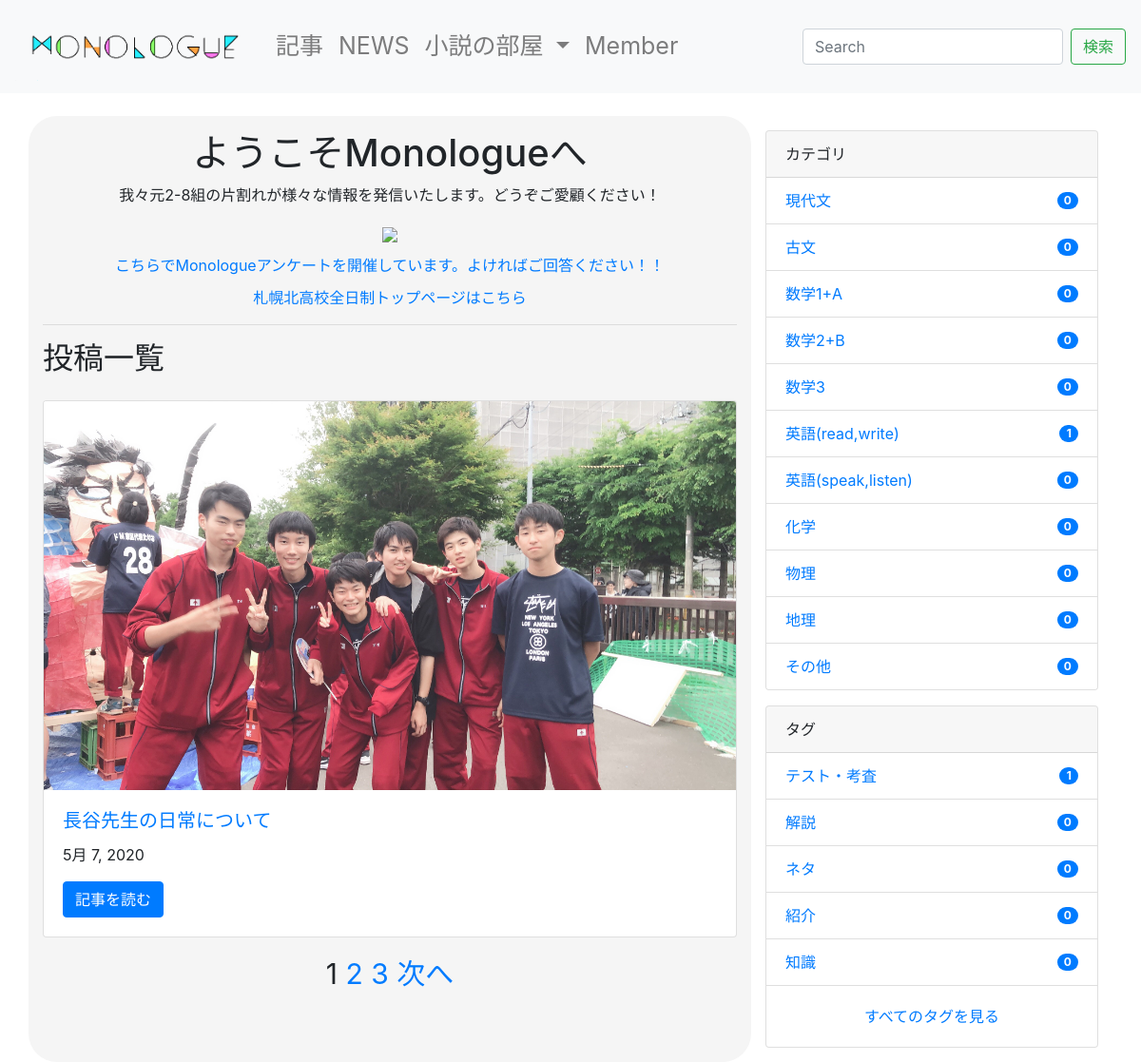
Before: / with the older database file.
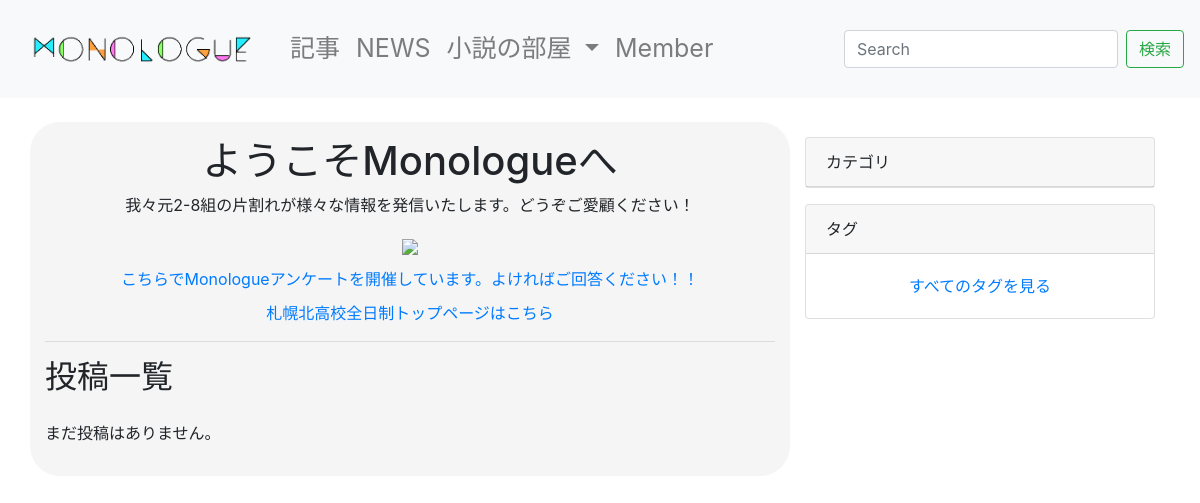
After: the same page with the newer database file.
### blog/models.py (models this page shows, shortened)
class Post(models.Model):
    category = models.ForeignKey(Category, on_delete=models.PROTECT)
    tags = models.ManyToManyField(Tag, blank=True)
    title = models.CharField(max_length=255)
    content = MDTextField()
    description = models.TextField(blank=True)
    image = models.ImageField(
        upload_to='post_images/', null=True, blank=False)
    created_at = models.DateTimeField(auto_now_add=True)
    updated_at = models.DateTimeField(auto_now=True)
    published_at = models.DateTimeField(blank=True, null=True)
    is_public = models.BooleanField(default=False)
    class Meta:
        ordering = ['-created_at']

class Category(models.Model):
    name = models.CharField(max_length=255)
    slug = models.SlugField(unique=True)
    timestamp = models.DateTimeField(auto_now_add=True)

class Tag(models.Model):
    name = models.CharField(max_length=255)
    slug = models.SlugField(unique=True)
    timestamp = models.DateTimeField(auto_now_add=True)

### blog/views.py (the view)
# urls.py: path('', IndexView.as_view(), name='index'),
class IndexView(ListView):
    model = Post
    template_name = 'blog/index.html'
    paginate_by = 3

### dbsite/context_processors.py (called while the page is built)
def common(request):
    context = {
        'categories': Category.objects.annotate(
            num_posts=Count('post', filter=Q(post__is_public=True))),
        'tags': Tag.objects.annotate(
            num_posts=Count('post', filter=Q(post__is_public=True))),
    }
    return context

### blog/templates/blog/index.html (shortened to what this page needs)
{% extends "base.html" %}
{% block content %}
<div class="container">
  <div class="row">
    <main style="padding: 15px;" class="col-md-8">
      <h1 style="text-align: center;">ようこそMonologueへ</h1>
      <p style="text-align: center;">我々元2-8組の片割れが様々な情報を発信いたします。どうぞご愛顧ください！</p>
      <div style="text-align: center;" class="outer"><a href="https://lin.ee/2AWIkuNPI"><img height="36" border="0" src="https://scdn.line-apps.com/n/line_add_friends/btn/ja.png"></a></div>
      <div style="text-align: center;margin: 10px 0;" class="outer"><a class="link" href="https://forms.gle/iXMXDQVLso1ecitq5">こちらでMonologueアンケートを開催しています。よければご回答ください！！</a></div>
      <div style="text-align: center;" class="outer"><a class="link" href="http://www.sapporokita.hokkaido-c.ed.jp/?page_id=15">札幌北高校全日制トップページはこちら</a></div>
      <hr>
      <h2 class="mb-4">投稿一覧</h2>
      {% include "blog/snippets/main_post_list.html" %}
      {% include "blog/snippets/pagination.html" %}
    </main>
    <aside style="padding: 15px;" class="col-md-4">
      {% include "blog/snippets/sidebar.html" %}
    </aside>
  </div>
</div>
{% endblock %}

### blog/templates/blog/snippets/main_post_list.html (shortened to what this page needs)
{% for post in object_list %}
{% if user.is_authenticated or post.is_public %}
<div class="card mb-3">
  {% if post.image %}
  <a href="{% url 'blog:post_detail' post.id %}">
    <img class="card-img-top" src="{{ post.image.url }}" alt="{{ post.title }}">
  </a>
  {% endif %}
  <div class="card-body">
    <a href="{% url 'blog:post_detail' post.id %}">
      <h5 class="card-title">{{ post.title }}</h5>
    </a>
    <p class="card-text">{{ post.published_at|date }}</p>
    <a href="{% url 'blog:post_detail' post.id %}" class="btn btn-primary">記事を読む</a>
  </div>
</div>
{% endif %}
{% empty %}
<p>まだ投稿はありません。</p>
{% endfor %}

### blog/templates/blog/snippets/sidebar.html
<div class="card mb-3">
  <div class="card-header">
    カテゴリ
  </div>
  <ul class="list-group list-group-flush">
    {% for category in categories|dictsort:"id" %}
    <li class="list-group-item d-flex justify-content-between align-items-center">
      <a href="{% url 'blog:category_post' category.slug %}" class="card-link">{{ category.name }}</a>
      <span class="badge badge-primary badge-pill">{{ category.num_posts }}</span>
    </li>
    {% endfor %}
  </ul>
</div>
<div class="card">
  <div class="card-header">
    タグ
  </div>
  <ul class="list-group list-group-flush">
    {% for tag in tags|dictsortreversed:"num_posts"|slice:":5" %}
    <li class="list-group-item d-flex justify-content-between align-items-center">
      <a href="{% url 'blog:tag_post' tag.slug %}" class="card-link">{{ tag.name }}</a>
      <span class="badge badge-primary badge-pill">{{ tag.num_posts }}</span>
    </li>
    {% endfor %}
  </ul>
  <div class="card-body text-center">
    <a href="{% url 'blog:tag_list' %}" class="card-link">すべてのタグを見る</a>
  </div>
</div>

Changed rows visible on the page:
removed Post: image (picture), title "長谷先生の日常について", published_at "5月 7, 2020"
removed Category: name "現代文", num_posts "0"
removed Category: name "古文", num_posts "0"
removed Category: name "数学1+A", num_posts "0"
removed Category: name "数学2+B", num_posts "0"
removed Category: name "数学3", num_posts "0"
removed Category: name "英語(read,write)", num_posts "1"
removed Category: name "英語(speak,listen)", num_posts "0"
removed Category: name "化学", num_posts "0"
removed Category: name "物理", num_posts "0"
removed Category: name "地理", num_posts "0"
removed Category: name "その他", num_posts "0"
removed Tag: name "テスト・考査", num_posts "1"
removed Tag: name "解説", num_posts "0"
removed Tag: name "ネタ", num_posts "0"
removed Tag: name "紹介", num_posts "0"
removed Tag: name "知識", num_posts "0"
Other visible differences:
text no longer shown: "次へ"
text now shown: "まだ投稿はありません。"
list line gone: "1"
list line gone: "2"
list line gone: "3"
